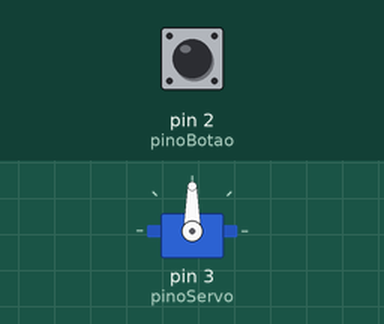
The sketch below on a simulated Arduino Uno, built with avr-gcc and run on an emulated ATmega328P. Shown: servo. The test bench sets the inputs (shaded band); at power-on: pin 2 (pinoBotao) HIGH.

Above: at 1.2 s.
1.3 s: pin 2 (pinoBotao) pulled LOW for 3.2 s
At 5.0 s:
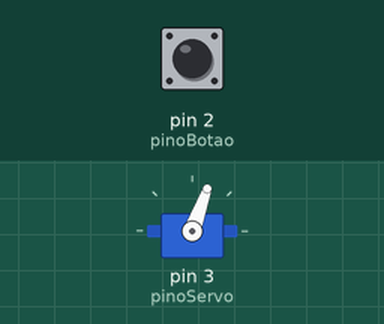
6.0 s: pin 2 (pinoBotao) pulled LOW for 3.2 s
At 9.8 s:
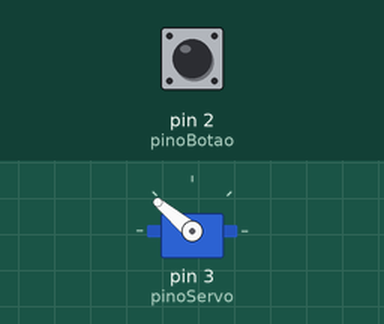
10.7 s: pin 2 (pinoBotao) pulled LOW for 1 s
At 12.6 s:
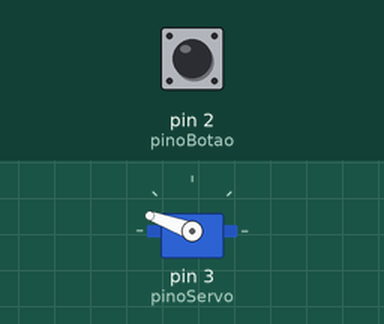
13.2 s: pin 2 (pinoBotao) pulled LOW for 1 s
At 14.5 s:
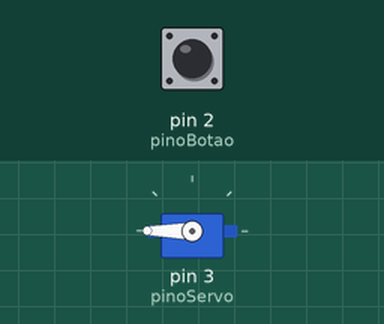
Timing chart, 0 to 16.2 s (numbered marks = the images above; inputs shaded):
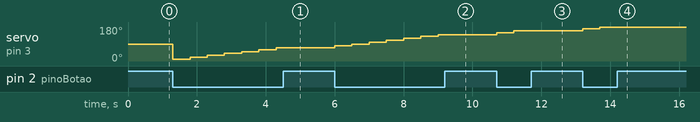

The sketch:

sketch_oct8a.ino
```cpp
#include <Servo.h>

int pinoBotao = 2;
int pinoServo = 3;

Servo meuservo;

int position = 0;

void setup() {
  Serial.begin(9600);
  pinMode(pinoBotao, INPUT_PULLUP);
  meuservo.attach(pinoServo);
}

void loop(){
  if (digitalRead(pinoBotao) == LOW){
    position = position + 10;
     if (position > 180){
      position = 0;
     }
     meuservo.write(position);
     delay(500);
  }
}
```

Measured:
- after the input at 1.3 s, servo on pin 3 (pinoServo): 90° → 10° at once, → 20° 0.50 s later, → 30° 0.50 s later, → 40° 0.50 s later, … (7 changes in this stretch)
- after the input at 6.0 s, servo on pin 3 (pinoServo): moves from 70° to 140° over 3.0 s, starting at once
- after the input at 10.7 s, servo on pin 3 (pinoServo): 140° → 150° at once, → 160° 0.50 s later
- after the input at 13.2 s, servo on pin 3 (pinoServo): 160° → 170° at once, → 180° 0.50 s later
